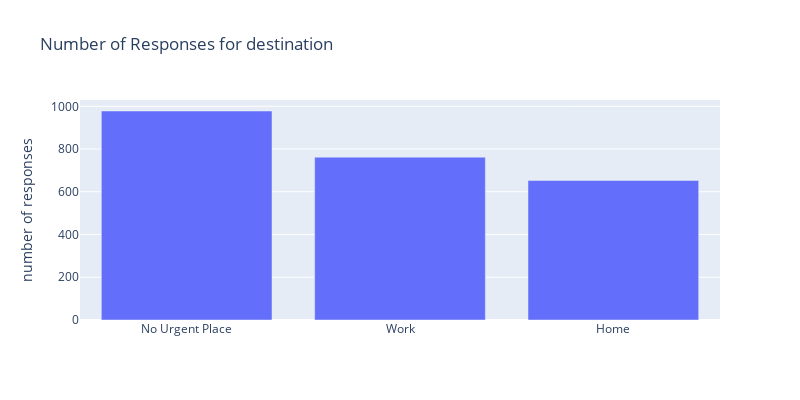
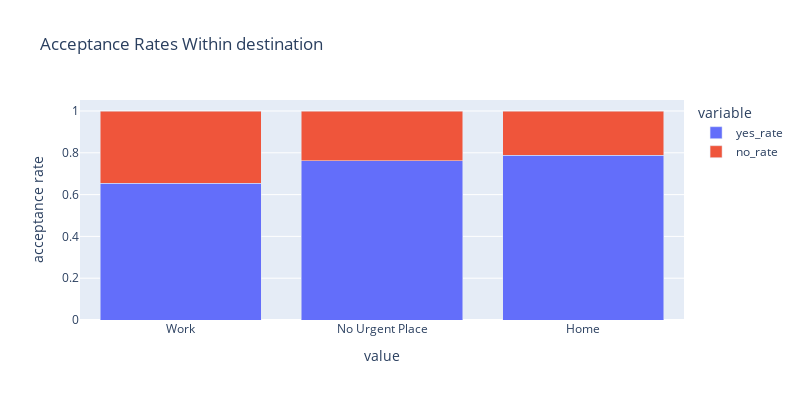
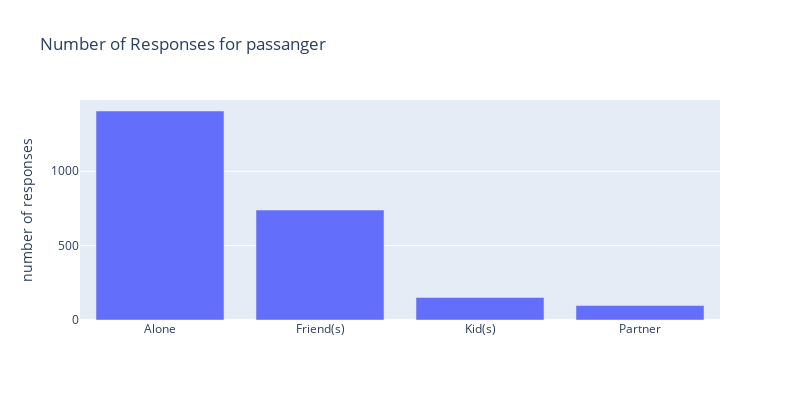
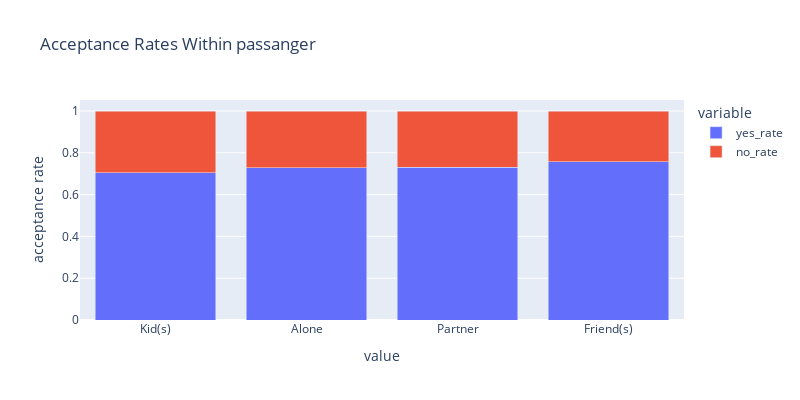

Source (notebook cell) for these figures, in order:
### Code cell
# Carry out & Take away coupons
coupon_data = data[data['coupon']=='Carry out & Take away']

# plot acceptance rates for each column
sorted_rates = get_sorted_rates(coupon_data)

### Figure 1 — Plotly figure (JSON) as saved in the notebook; plotly's stock layout.template omitted (floating-point values rounded to 4 significant figures)
{"data": [{"alignmentgroup": "True", "hovertemplate": "=%{x}<br>number of responses=%{y}<extra></extra>", "legendgroup": "", "marker": {"color": "#636efa", "pattern": {"shape": ""}}, "name": "", "offsetgroup": "", "orientation": "v", "showlegend": false, "textposition": "auto", "type": "bar", "x": ["No Urgent Place", "Work", "Home"], "xaxis": "x", "y": [978, 762, 653], "yaxis": "y"}], "layout": {"barmode": "relative", "height": 400, "legend": {"tracegroupgap": 0}, "title": {"text": "Number of Responses for destination"}, "width": 800, "xaxis": {"anchor": "y", "domain": [0, 1], "title": {"text": ""}}, "yaxis": {"anchor": "x", "domain": [0, 1], "title": {"text": "number of responses"}}}}

### Figure 2 — Plotly figure (JSON) as saved in the notebook; plotly's stock layout.template omitted (floating-point values rounded to 4 significant figures)
{"data": [{"alignmentgroup": "True", "hovertemplate": "variable=yes_rate<br>value=%{x}<br>acceptance rate=%{y}<extra></extra>", "legendgroup": "yes_rate", "marker": {"color": "#636efa", "pattern": {"shape": ""}}, "name": "yes_rate", "offsetgroup": "yes_rate", "orientation": "v", "showlegend": true, "textposition": "auto", "type": "bar", "x": ["Work", "No Urgent Place", "Home"], "xaxis": "x", "y": [0.6549, 0.7628, 0.7887], "yaxis": "y"}, {"alignmentgroup": "True", "hovertemplate": "variable=no_rate<br>value=%{x}<br>acceptance rate=%{y}<extra></extra>", "legendgroup": "no_rate", "marker": {"color": "#EF553B", "pattern": {"shape": ""}}, "name": "no_rate", "offsetgroup": "no_rate", "orientation": "v", "showlegend": true, "textposition": "auto", "type": "bar", "x": ["Work", "No Urgent Place", "Home"], "xaxis": "x", "y": [0.3451, 0.2372, 0.2113], "yaxis": "y"}], "layout": {"barmode": "stack", "height": 400, "legend": {"title": {"text": "variable"}, "tracegroupgap": 0}, "title": {"text": "Acceptance Rates Within destination"}, "width": 800, "xaxis": {"anchor": "y", "domain": [0, 1], "title": {"text": "value"}}, "yaxis": {"anchor": "x", "domain": [0, 1], "title": {"text": "acceptance rate"}}}}

### Figure 3 — Plotly figure (JSON) as saved in the notebook; plotly's stock layout.template omitted (floating-point values rounded to 4 significant figures)
{"data": [{"alignmentgroup": "True", "hovertemplate": "=%{x}<br>number of responses=%{y}<extra></extra>", "legendgroup": "", "marker": {"color": "#636efa", "pattern": {"shape": ""}}, "name": "", "offsetgroup": "", "orientation": "v", "showlegend": false, "textposition": "auto", "type": "bar", "x": ["Alone", "Friend(s)", "Kid(s)", "Partner"], "xaxis": "x", "y": [1405, 739, 152, 97], "yaxis": "y"}], "layout": {"barmode": "relative", "height": 400, "legend": {"tracegroupgap": 0}, "title": {"text": "Number of Responses for passanger"}, "width": 800, "xaxis": {"anchor": "y", "domain": [0, 1], "title": {"text": ""}}, "yaxis": {"anchor": "x", "domain": [0, 1], "title": {"text": "number of responses"}}}}

### Figure 4 — Plotly figure (JSON) as saved in the notebook; plotly's stock layout.template omitted (floating-point values rounded to 4 significant figures)
{"data": [{"alignmentgroup": "True", "hovertemplate": "variable=yes_rate<br>value=%{x}<br>acceptance rate=%{y}<extra></extra>", "legendgroup": "yes_rate", "marker": {"color": "#636efa", "pattern": {"shape": ""}}, "name": "yes_rate", "offsetgroup": "yes_rate", "orientation": "v", "showlegend": true, "textposition": "auto", "type": "bar", "x": ["Kid(s)", "Alone", "Partner", "Friend(s)"], "xaxis": "x", "y": [0.7039, 0.7274, 0.732, 0.7578], "yaxis": "y"}, {"alignmentgroup": "True", "hovertemplate": "variable=no_rate<br>value=%{x}<br>acceptance rate=%{y}<extra></extra>", "legendgroup": "no_rate", "marker": {"color": "#EF553B", "pattern": {"shape": ""}}, "name": "no_rate", "offsetgroup": "no_rate", "orientation": "v", "showlegend": true, "textposition": "auto", "type": "bar", "x": ["Kid(s)", "Alone", "Partner", "Friend(s)"], "xaxis": "x", "y": [0.2961, 0.2726, 0.268, 0.2422], "yaxis": "y"}], "layout": {"barmode": "stack", "height": 400, "legend": {"title": {"text": "variable"}, "tracegroupgap": 0}, "title": {"text": "Acceptance Rates Within passanger"}, "width": 800, "xaxis": {"anchor": "y", "domain": [0, 1], "title": {"text": "value"}}, "yaxis": {"anchor": "x", "domain": [0, 1], "title": {"text": "acceptance rate"}}}}
